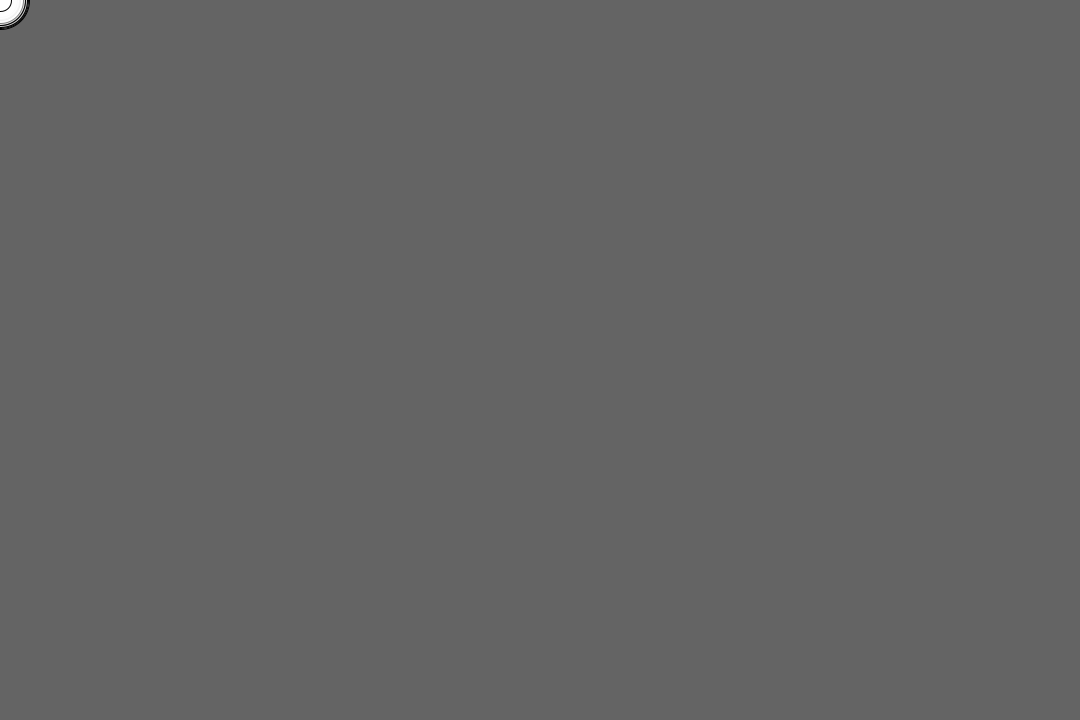
Frame 1 (no input)
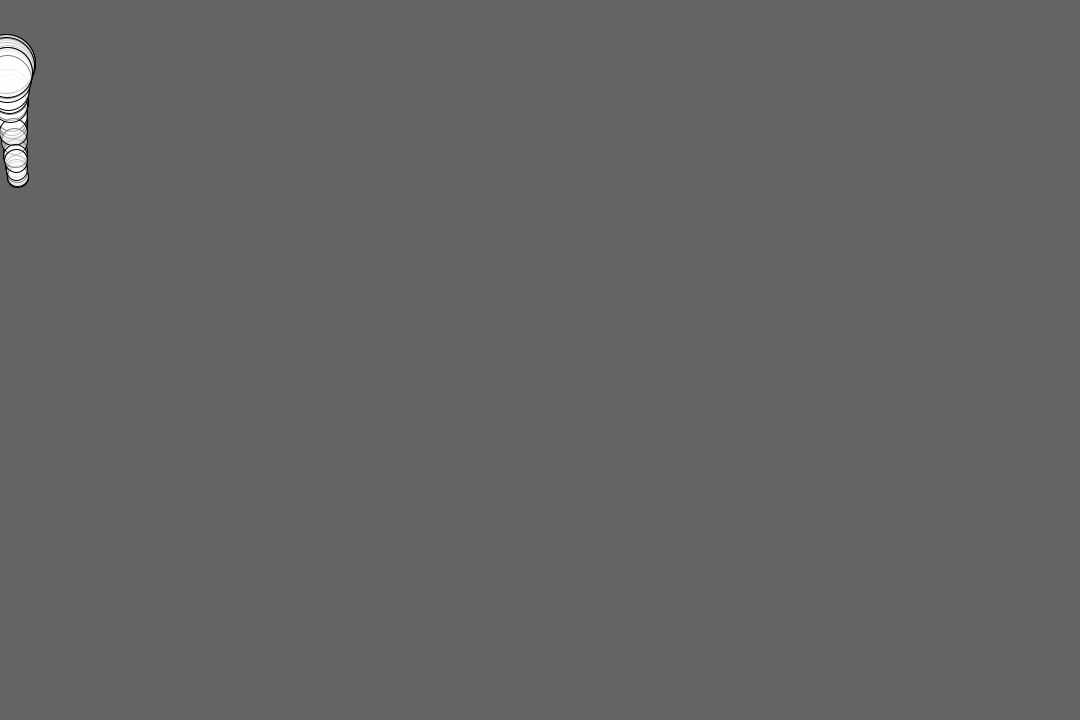
Frame 60 (the mouse pressed at the canvas centre just before this capture)
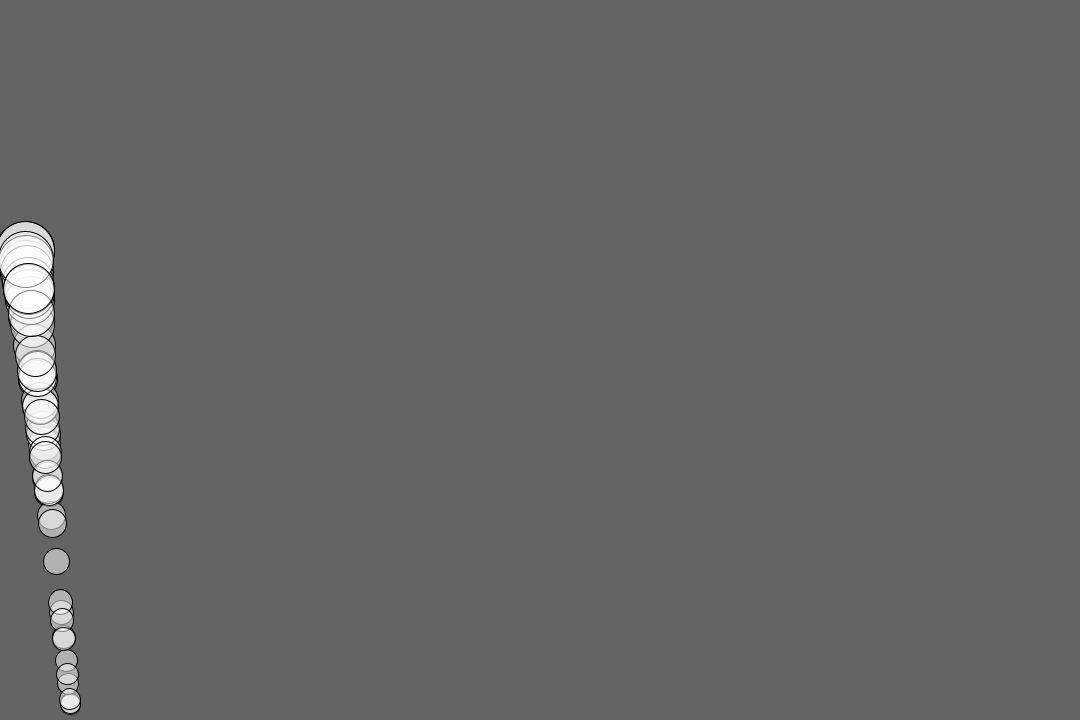
Frame 120 (the mouse held since frame 60 and released just before this capture)

The Processing sketch that drew these frames (run headless with seeded random() and noise(); from frame 60 on, the mouse is pressed at the canvas centre):

// Processing sketch: ballMoving
// ── ballMoving.pde
Mover[] m;
//Force applied to ball with respect to mass
void setup()
{
  m = new Mover[50];
  size(1080, 720);
  for (int i = 0; i < m.length; i++)
    m[i] = new Mover();
}
void draw()
{
  background(100);
  stroke(0);
  fill(255,127);
  for (Mover m : m)
  {
    PVector f = new PVector(0, 0.1);
    //f.mult(m.mass);
    m.applyForce(f);
    f = new PVector(0.01, 0);
    m.applyForce(f);
    m.display();
  }
}
// ── Mover.pde
//Ball's class say Mover
class Mover
{
  PVector loc,acce,velo;
  float mass;
  Mover()
  {
    loc = new PVector(0,0);
    acce = new PVector(0,0);
    velo = new PVector(0,0);
    mass = random(1,3);
  }
  void update()
  {
    velo.add(acce);
    loc.add(velo);
    acce.mult(0);
  }
  void applyForce(PVector force)
  {
    PVector f = PVector.div(force,mass);
    acce.add(f);
  }
  void display()
  {
    update();
    edges();
    ellipse(loc.x,loc.y,mass*20,mass*20);
  }
  void edges()
  {
    if(loc.x > width)
    {
      loc.x = width;
      velo.x *= -1;
    }
    else if(loc.x < 0)
    {
      loc.x = 0;
      velo.x *= -1;
    }
    if(loc.y > height)
    {
      loc.y = height;
      velo.y *= -1;
    }
    else if(loc.y < 0)
    {
      loc.y = 0;
      velo.y *= -1;
    }
  }
}
